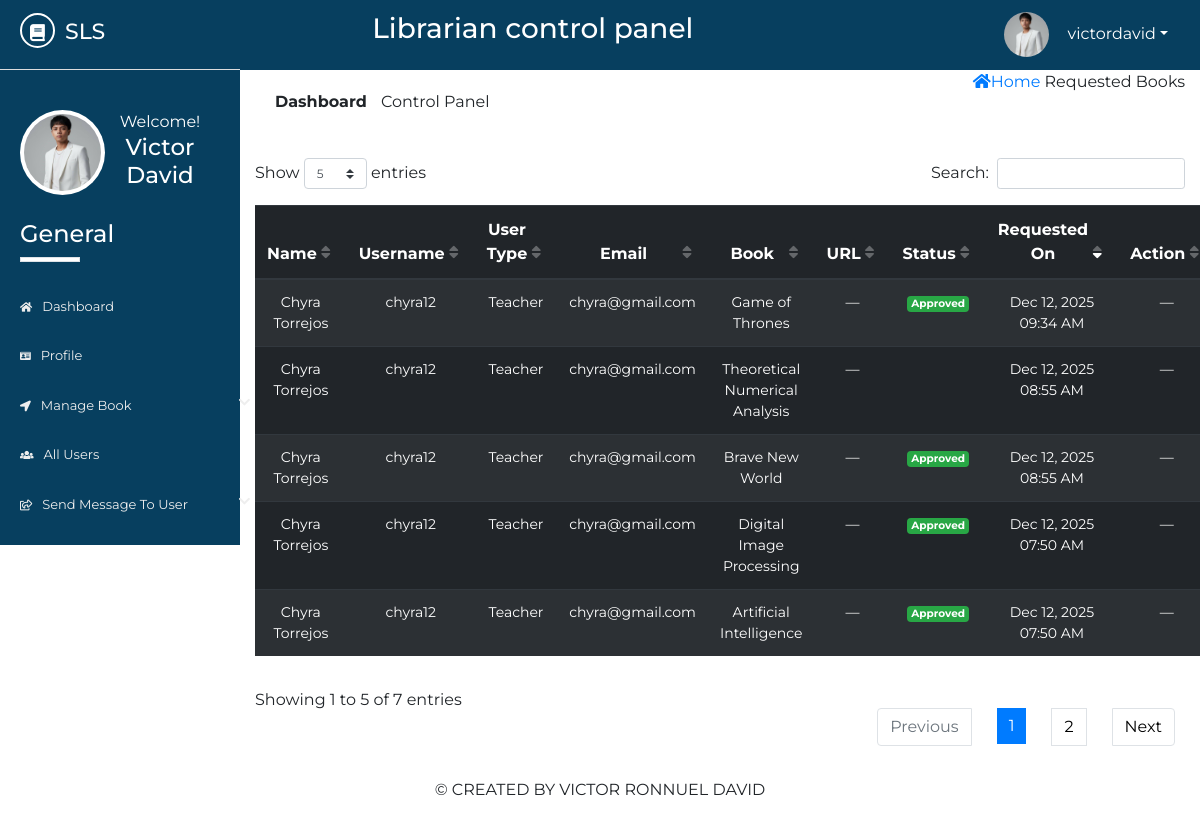
/Source/librarian/requested-books.php (signed in), run on the app's committed database.
### tables this page shows
CREATE TABLE `lib_registration` (
  `id` int(2) NOT NULL,
  `name` varchar(50) NOT NULL,
  `username` varchar(20) NOT NULL,
  `password` varchar(20) NOT NULL,
  `email` varchar(50) NOT NULL,
  `phone` varchar(20) NOT NULL,
  `address` varchar(100) NOT NULL,
  `photo` varchar(500) NOT NULL,
  `status` varchar(7) NOT NULL
);

CREATE TABLE `request_books` (
  `id` int(10) NOT NULL,
  `name` varchar(50) NOT NULL,
  `username` varchar(50) NOT NULL,
  `email` varchar(50) NOT NULL,
  `utype` varchar(10) NOT NULL,
  `bname` varchar(50) NOT NULL,
  `burl` varchar(500) NOT NULL,
  `read1` varchar(3) NOT NULL,
  `status` enum('pending','approved','borrowed','rejected','cancelled') NOT NULL DEFAULT 'pending',
  `req_date` timestamp NOT NULL DEFAULT current_timestamp(),
  `request_type` enum('borrow','reserve') NOT NULL DEFAULT 'reserve'
);

### Source/librarian/requested-books.php (the view, shortened to what this page needs)
<?php
$page = 'rbook';
include 'inc/header.php';
include 'inc/connection.php';
mysqli_query($link,"UPDATE request_books SET read1='yes'");
?>
<div class="dashboard-content">
	<div class="dashboard-header">
		<div class="container">
			<div class="row">
				<div class="col-md-6">
					<div class="left">
						<p><span>dashboard</span> Control Panel</p>
					</div>
				</div>
				<div class="col-md-6 text-right">
					<a href="dashboard.php"><i class="fas fa-home"></i>Home</a>
					<span class="disabled">Requested Books</span>
				</div>
			</div>
			<div class="issued-content">
				<div class="row">
					<div class="col-md-12">
						<div class="rbook-info status">
							<table id="dtBasicExample" class="table table-striped table-dark text-center">
								<thead>
									<tr>
										<th>Name</th>
										<th>Username</th>
										<th>User Type</th>
										<th>Email</th>
										<th>Book</th>
										<th>URL</th>
										<th>Status</th>
										<th>Requested On</th>
										<th>Action</th>
									</tr>
								</thead>
								<tbody>
									<?php
									$res = mysqli_query($link, "SELECT * FROM request_books ORDER BY req_date DESC");
									while ($row = mysqli_fetch_assoc($res)) {
										$status = ucfirst($row['status']);
										echo "<tr>";
										echo "<td>{$row['name']}</td>";
										echo "<td>{$row['username']}</td>";
										echo "<td>{$row['utype']}</td>";
										echo "<td>{$row['email']}</td>";
										echo "<td>{$row['bname']}</td>";
										if (!empty($row['burl'])) {
											echo "<td><a href='{$row['burl']}' target='_blank'>View</a></td>";
										} else {
											echo "<td>—</td>";
										}
										echo "<td>";
										if ($status == 'Pending') echo "<span class='badge badge-warning'>Pending</span>";
										elseif ($status == 'Approved') echo "<span class='badge badge-success'>Approved</span>";
										elseif ($status == 'Rejected') echo "<span class='badge badge-danger'>Rejected</span>";
										else echo "<span class='badge badge-secondary'>$status</span>";
										echo "</td>";
										echo "<td>" . date("M d, Y h:i A", strtotime($row['req_date'])) . "</td>";
										echo "<td>";
										if ($status == 'Pending') {
											echo "
												<button class='btn btn-success btn-sm' onclick=\"approveRequest({$row['id']}, '{$row['username']}', '{$row['bname']}')\">✔ Accept</button>
												<button class='btn btn-danger btn-sm' onclick=\"declineRequest({$row['id']})\">✖ Decline</button>
											";
										} else {
											echo "—";
										}
										echo "</td>";
										echo "</tr>";
									}
									?>
								</tbody>
							</table>
						</div>
					</div>
				</div>
			</div>
		</div>
	</div>
</div>
<?php include 'inc/footer.php'; ?>

### Source/librarian/inc/header.php (shortened to what this page needs)
<?php
    include 'inc/connection.php';
 ?>
<!DOCTYPE html>
<html lang="en">
<head>
	<link rel="stylesheet" href="inc/css/bootstrap.min.css">
	<link rel="stylesheet" href="inc/css/bootstrap-select.min.css">
	<link rel="stylesheet" href="inc/css/fontawesome-all.min.css">
	<link rel="stylesheet" href="inc/css/datatables.min.css">
	<link rel="stylesheet" href="inc/css/pro1.css">
</head>
<body>
	<div class="main-content">
		<div class="wrapper">
			<div class="left-sidebar">
				<div class="p-title">
                    <h3><a href=""><i class="fas fa-book"></i><span>SLS</span></a></h3>
				</div>
				<div class="profile">
					<div class="profile-pic">
                        <?php
                            $res = mysqli_query($link, "select * from lib_registration where username='".$_SESSION['username']."'");
                            while ($row = mysqli_fetch_array($res)){
                                ?><img src="<?php echo $row["photo"]; ?> " height="" width="" alt="something wrong" class="rounded-circle"></a> <?php
                            }
                        ?>
					</div>
					<div class="profile-info text-center">
						<span>Welcome!</span>
						<h2>
              <?php
                $res = mysqli_query($link, "select * from lib_registration where username='".$_SESSION['username']."'");
                while ($row = mysqli_fetch_array($res)){
                  $name  =  $row["name"];
                  echo $name;
                }
              ?>
            </h2>
					</div>
				</div>
				<div class="sidebar-menu">
					<h3>General</h3>
					<div class="border"></div>
	                <ul>
	                    <li class="menu <?php if($page=='home'){ echo 'active';} ?>">
      						<a href="dashboard.php"><i class="fas fa-home"></i>Dashboard</a>
    					</li>
    					  <li class="menu <?php if($page=='profile'){ echo 'active';} ?>">
      						<a href="profile.php"><i class="fas fa-id-card"></i>profile</a>
    					</li>
    					<li class="menu menu-toggle2">
      						<a href="#"><i class="fas fa-location-arrow"></i>manage book <span class="fa fa-chevron-down"></span></a>
    					</li>
									<li class="menu <?php if($page=='userinfo'){ echo 'active';} ?>">
					<a href="all-users.php"><i class="fas fa-users"></i>All Users</a>
				</li>
    					<li class="menu menu-toggle4">
      						<a href="#"><i class="far fa-share-square"></i>send message to user <span class="fa fa-chevron-down"></span></a>
    					</li>
    				</ul>
				</div>
			</div>
			<div class="content">
				<div class="inner">
					<div class="heading text-center">
						<h3>Librarian control panel</h3>
					</div>
					<div class="header-profile text-right">
						<ul>
							<li class="dropdown">
                                <?php
                                     $res = mysqli_query($link, "select * from lib_registration where username='".$_SESSION['username']."'");
                                     while ($row = mysqli_fetch_array($res)){
                                         ?><a href="" class="dropdown-toggle" data-toggle="dropdown"><img src="<?php echo $row["photo"]; ?>" alt=""><span><?php echo $_SESSION["username"]; ?></span></a> <?php
                                     }
                                ?>
							</li>
						</ul>
					</div>
				</div>

### Source/librarian/inc/footer.php (shortened to what this page needs)
			</div>
		</div>
	</div>
    <div class="footer text-center">
        <p>&copy; CREATED BY VICTOR RONNUEL DAVID </p>
    </div>
</body>
</html>

### Source/librarian/inc/css/pro1.css (style rules this page uses)
* { margin: 0; padding: 0; }
body { font-family: 'Montserrat', sans-serif; }
.border { width: 60px; height: 5px; background: #fff; }
.main-content { width: 100%; height: auto; overflow: hidden; }
.main-content .left-sidebar { width: 20%; height: auto; background: #073f5f; float: left; }
.main-content .left-sidebar .p-title { width: 100%; padding: 13px; padding-left: 20px; background: #073f5f; border-bottom: 1px solid #ddd; }
.main-content .p-title a { text-decoration: none; color: #fff; font-size: 22px; text-transform: uppercase; }
.main-content .p-title a i { width: 35px; height: 35px; line-height: 35px; text-align: center; font-size: 17px; border-radius: 50%; border: 2px solid #fff; }
.main-content .p-title a span { margin-left: 10px; }
.main-content .left-sidebar .profile { width: 100%; padding: 20px; margin-top: 0; padding-top: 0; }
.main-content .left-sidebar .profile .profile-pic { width: 40%; float: left; }
.main-content .left-sidebar .profile img { width: 85px; height: 85px; position: inherit; padding: 4px; background: #fff; overflow: hidden; }
.main-content .left-sidebar .profile .profile-info { width: 60%; float: left; color: #fff; }
.main-content .left-sidebar .profile .profile-info h2 { font-size: 23px; }
.sidebar-menu { color: #fff; width: 100%; padding-top: 60px; padding-left: 0; }
.sidebar-menu h3 { margin-left: 20px; font-size: 24px; }
.sidebar-menu .border { margin-left: 20px; margin-bottom: 20px; }
.sidebar-menu ul li a { text-decoration: none; color: #eee; width: 270px; padding: 15px 20px; font-size: 13px; display: block; text-transform: capitalize; transition: all .5s ease; }
.sidebar-menu ul { padding-left: 0; }
.sidebar-menu ul li a i { margin-right: 10px; font-size: smaller; }
.sidebar-menu ul li a span { float: right; }
.content { width: 80%; height: auto; float: right; }
.content .inner { width: 100%; height: 70px; background: #073f5f; padding: 12px; }
.content .inner .heading { width: 60%; float: left; color: #fff; }
.content .inner .header-profile { width: calc(40%-20px); float: right; margin-right: 20px; position: relative; }
.header-profile .dropdown span { color: #fff; margin-left: 10px; }
.header-profile ul li { list-style: none; float: left; }
.header-profile img { width: 40px; height: 40px; border-radius: 50%; margin-right: 8px; }
.dropdown a { text-decoration: none; color: #fff; }
.dropdown img { width: 45px; height: 45px; border-radius: 50%; }
.dashboard-header .left { padding: 20px; }
.dashboard-header .left p span { text-transform: capitalize; margin-right: 10px; font-weight: bold; }
.rbook-info tbody { font-size: 14px; }

### data on the page
lib_registration: photo (picture), name "Victor David"
request_books: name "Chyra Torrejos", username "chyra12", utype "Teacher", email "chyra@gmail.com", bname "Game of Thrones", status "Approved", req_date "Dec 12, 2025 09:34 AM"
request_books: name "Chyra Torrejos", username "chyra12", utype "Teacher", email "chyra@gmail.com", bname "Theoretical Numerical Analysis", req_date "Dec 12, 2025 08:55 AM"
request_books: name "Chyra Torrejos", username "chyra12", utype "Teacher", email "chyra@gmail.com", bname "Brave New World", status "Approved", req_date "Dec 12, 2025 08:55 AM"
request_books: name "Chyra Torrejos", username "chyra12", utype "Teacher", email "chyra@gmail.com", bname "Digital Image Processing", status "Approved", req_date "Dec 12, 2025 07:50 AM"
request_books: name "Chyra Torrejos", username "chyra12", utype "Teacher", email "chyra@gmail.com", bname "Artificial Intelligence", status "Approved", req_date "Dec 12, 2025 07:50 AM"
